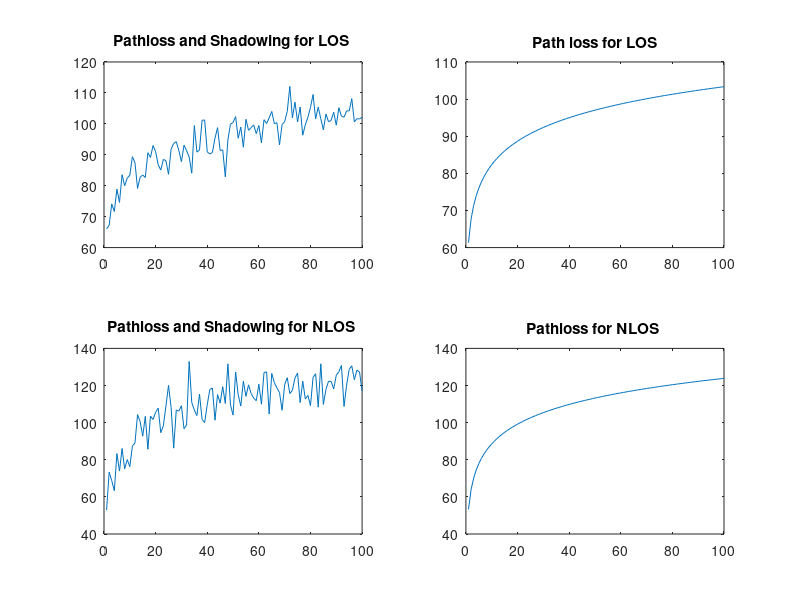

Source code (MATLAB):
figure 
hold on 

subplot(2,2,1) 
d = linspace(1,100);
SF = normrnd(0,4,1,100);
PL1 = 32.4+21*log10(d) +20*log10(28);
plot(d,PL1+SF(1,:))
title('Pathloss and Shadowing for LOS ')
subplot(2,2,2)
plot(d,PL1)
title('Path loss for LOS')
subplot(2,2,3)
SF_2 = normrnd(0,7.82,1,100);
PL_pNLOS = 35.3*log10(d)+22.4+21.3*log10(28)-0.3*(1.4-1.5);
plot(d,PL_pNLOS+SF_2(1,:))
title('Pathloss and Shadowing for NLOS ')
subplot(2,2,4)
plot(d,PL_pNLOS)
title('Pathloss for NLOS ')